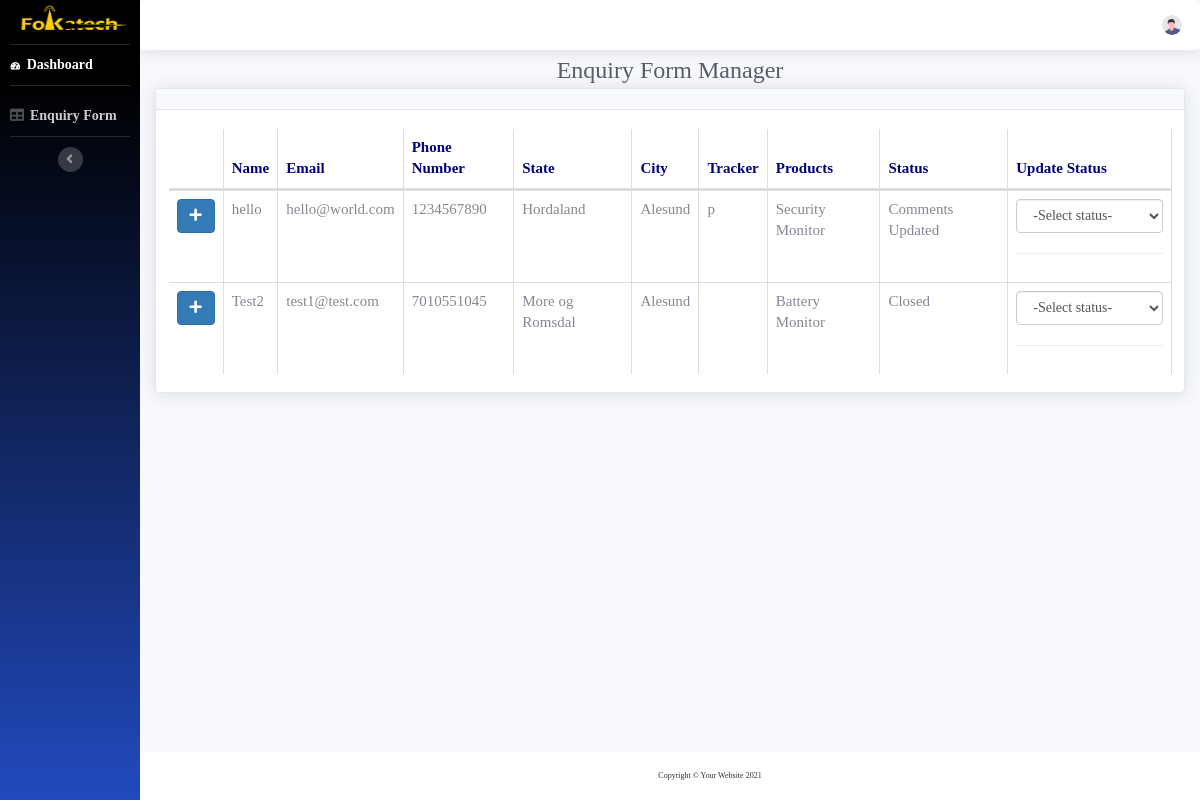
Screenshot of /Fokatech-Latest-18-05-2022/fokatech/enquiry_table.php with the database file from the repository.
### tables this page shows
CREATE TABLE `enquiry_form` (
  `id` bigint(20) UNSIGNED NOT NULL,
  `name` varchar(30) NOT NULL,
  `email` varchar(40) NOT NULL,
  `phone` varchar(10) NOT NULL,
  `city` varchar(15) NOT NULL,
  `state` varchar(15) NOT NULL,
  `status` varchar(1) NOT NULL DEFAULT '0',
  `tracker` varchar(30) NOT NULL,
  `products` varchar(30) NOT NULL,
  `date` date NOT NULL DEFAULT current_timestamp(),
  `comments` varchar(1000) NOT NULL
);

### Fokatech-Latest-18-05-2022/fokatech/enquiry_table.php (the view, shortened to what this page needs)
<!DOCTYPE html>
<html lang="en">
<head>
 <link href="css/sb-admin-2.css" rel="stylesheet">
    <link href="vendor/fontawesome-free/css/all.min.css" rel="stylesheet" type="text/css">
    <link href="vendor/datatables/dataTables.bootstrap4.min.css" rel="stylesheet">
<link rel="stylesheet" href="https://maxcdn.bootstrapcdn.com/bootstrap/3.4.1/css/bootstrap.min.css">
<link rel="stylesheet" href="css/fontawesome-all.css">
</head>
<body id="page-top">
    <div id="wrapper">
       <ul class="navbar-nav bg-gradient-primary sidebar sidebar-dark accordion" id="accordionSidebar">
            <a class="sidebar-brand d-flex align-items-center" href="admin.php">
                <img src="assets/img/fkt.png" height="35px" width="130px"/>
            </a>
            <hr class="sidebar-divider my-0">
             <li class="nav-item active">
                <a class="nav-link" href="admin.php">
                    <i class="fas fa-fw fa-tachometer-alt"></i>
                    <span style="font-size:14px!important;">Dashboard</span></a>
            </li>
            <hr class="sidebar-divider">
            <li class="nav-item">
                <a class="nav-link" href="enquiry_table.php">
                    <i class="fas fa-table" style="font-size:14px;font-weight:bold!important;"color:#FFF></i>
                    <span style="font-size:14px;font-weight:bold!important;">Enquiry Form</span>
                </a>
            </li>
            <hr class="sidebar-divider d-none d-md-block">
            <div class="text-center d-none d-md-inline">
                <button class="rounded-circle border-0" id="sidebarToggle"></button>
            </div>
        </ul>
        <div id="content-wrapper" class="d-flex flex-column">
            <div id="content">
                <nav class="navbar navbar-expand navbar-light bg-white topbar mb-4 static-top shadow ">
                        <li class="nav-item dropdown no-arrow" type="none">
                            <a class="nav-link dropdown-toggle" href="#" id="userDropdown" role="button"
                                data-toggle="dropdown" aria-haspopup="true" aria-expanded="false">
                                <img class="img-profile rounded-circle" src="img/undraw_profile.svg">
                            </a>
                        </li>
                </nav>
                <div class="container-fluid">
                  <center>  <h1 class="h3 mb-2 text-gray-800" style="margin-top:-8px">Enquiry Form Manager</h1></center>
                    <div class="card shadow mb-4">
                        <div class="card-header py-3">
                        </div>
                        <div class="card-body">
                            <div class="table-responsive">
                                <table class="table table-bordered" id="dataTable" width="100%" cellspacing="0" style="font-size:15px!important;">
                                    <thead>
                                        <tr style="color:#000080 !important">
                                            <th></th>
                                            <th>Name</th>
                                            <th>Email</th>
                                            <th>Phone Number</th>
                                            <th>State</th>
                                            <th>City</th>
                                            <th>Tracker</th>
                                            <th>Products</th>
                                            <th>Status</th>
                                            <th>Update Status</th>
                                        </tr>
                                    </thead>
                                    <tbody>
                                        <?php
                                            include 'config.php';
                                            $sql = "SELECT * FROM enquiry_form";
                                            $result = mysqli_query($con, $sql);
                                            if(mysqli_num_rows($result) > 0){
                                                while ($row = mysqli_fetch_assoc($result)) {
                                                    echo '<tr>';
                                                        echo '<td><button class="btn btn-primary" onclick="sample('. $row['id'] .')"><i class="fa fa-plus" id="fa'.$row['id'].'"></i></button></td>';
                                                        echo '<td>'. $row['name'] .'</td>';
                                                        echo '<td>'. $row['email'] .'</td>';
                                                        echo '<td>'. $row['phone'] .'</td>';
                                                        echo '<td>'. $row['state'] .'</td>';
                                                        echo '<td>'. $row['city'] .'</td>';
                                                        echo '<td>'. $row['tracker'] .'</td>';
                                                        echo '<td>'. $row['products'] .'</td>';
                                                        if($row['status'] == '0')
                                                            { echo '<td>New</td>';}
                                                        else if($row['status'] == '1')
                                                            { echo '<td>Open</td>';}
                                                        else if($row['status'] == '2')
                                                            { echo '<td>Contacted by email</td>';}
                                                        else if($row['status'] == '3')
                                                            { echo '<td>Contacted by phone</td>';}
                                                        else if($row['status'] == '4')
                                                            { echo '<td>Closed</td>';}
                                                        else if($row['status'] == '5')
                                                            { echo '<td>Feedback Received</td>';}
                                                        else if($row['status'] == '6')
                                                            { echo '<td>Comments Updated</td>';}
                                                        echo '<td>
                                        <select id="enquires" name="status_change" class="form-control" onChange="StausVal(this.value,'.$row['status'].','.$row['id'].')">
																			                            	<option value="" title="New">-Select status-</option>
                                                                    <option value="0" title="New">New</option>
                                                                    <option value="1" title="Open">Open</option>
                                                                    <option value="2" title="Contacted by email">Contacted by email</option>
                                                                    <option value="3" title="Contacted by phone">Contacted by phone</option>
                                                                    <option value="4" title="Closed">Closed</option>
                                                                    <option value="5" title="Feedback Received">Feedback Received</option>
                                                                    <option value="6" title="Comments Updated">Comments Updated</option>
                                                                    <option value="7" title="Follow-up">Follow-up</option>
                                                                    <option value="8" title="Prospective">Prospective</option>
                                                                    <option value="9" title="Waiting for customer">Waiting for customer</option>
                                                                </select>
                                                                <hr>
                                                                <input type = "hidden" id = "stt" name = "stt" value = "'.$row['status'].'">
                                                                <center>
								<button type="button" class="btn btn-primary hidden" id="save_click" data-toggle="modal" data-target="#statusModal">Save</button>
                                                                </center>
                                                            </form>
                                                        </td>';
                                                }
                                            }
                                        ?>
                                    </tbody>
                                </table>
                            </div>
                        </div>
                    </div>
                </div>
            </div>
            <footer class="sticky-footer bg-white">
                <div class="container my-auto">
                    <div class="copyright text-center my-auto">
                        <span>Copyright &copy; Your Website 2021</span>
                    </div>
                </div>
            </footer>
        </div>
    </div>
</body>
</html>

### Fokatech-Latest-18-05-2022/fokatech/enquiry_table.php (style rules this page uses)
* { font-family: Trebuchet MS; }

### rows the page displays
enquiry_form: name "hello", email "hello@world.com", phone "1234567890", state "Hordaland", city "Alesund", tracker "p", products "Security Monitor", shows "Comments Updated"
enquiry_form: name "Test2", email "test1@test.com", phone "7010551045", state "More og Romsdal", city "Alesund", products "Battery Monitor", shows "Closed"
